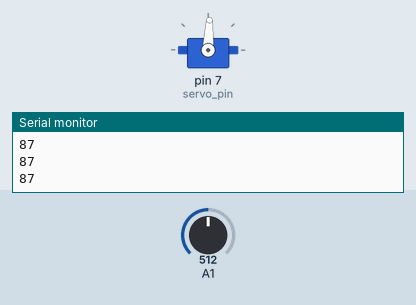
This sketch was run on a simulated Arduino Uno, built with avr-gcc and run on an emulated ATmega328P. On the bench: servo, the last lines printed to the serial monitor. The inputs (shaded band) are chosen by the test bench; at power-on: A1 = 512.

Above: at 1.2 s.
1.3 s: A1 set to 716
At 2.1 s:
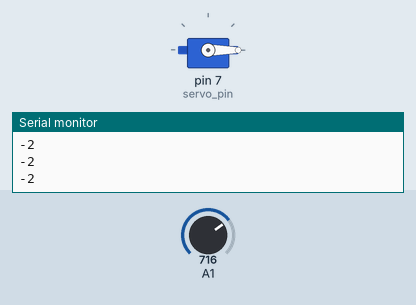
2.8 s: A1 set to 306
At 3.3 s:
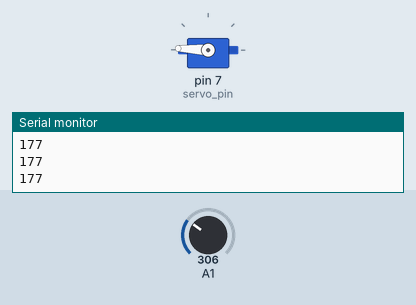
4.3 s: A1 set to 122
At 5.5 s:
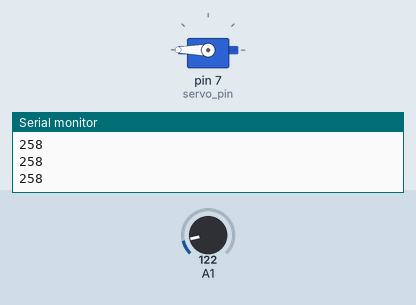
5.8 s: A1 set to 511
At 6.8 s:
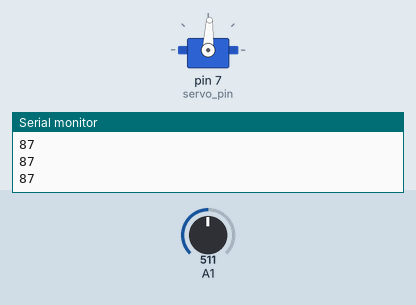
7.3 s: A1 set to 900
At 7.9 s:
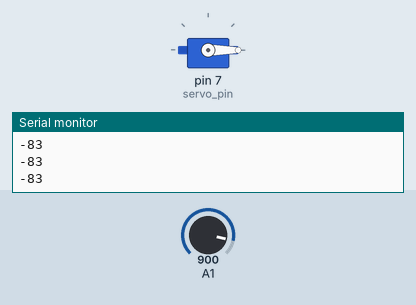
Timing chart, 0 to 9.8 s (numbered marks = the images above; inputs shaded):
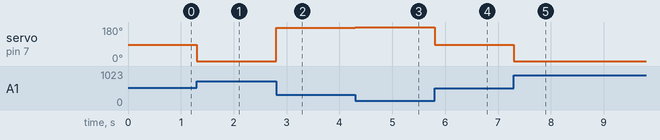

The sketch:

flex_sensor_servo.ino
```cpp
// C++ code
// flex sensor & Servo motor
#include<Servo.h>
int servo_pin=7;
Servo myServo;
void setup()
{
  Serial.begin(9600);
  myServo.attach(servo_pin);

}

void loop()
{
  int angle_value=angle();
  myServo.write(angle_value);
  Serial.println(angle_value);

}
int angle(){
	int sensor_value=analogRead(A1);
  int angle=map(sensor_value,710,301,0,180);
  return angle;
}
```

Measured:
- after the input at 1.3 s, servo on pin 7 (servo_pin): 87° → 0° at once
- after the input at 2.8 s, servo on pin 7 (servo_pin): 0° → 177° at once
- after the input at 4.3 s, servo on pin 7 (servo_pin): 177° → 180° at once
- after the input at 5.8 s, servo on pin 7 (servo_pin): 180° → 87° at once
- after the input at 7.3 s, servo on pin 7 (servo_pin): 87° → 0° at once
